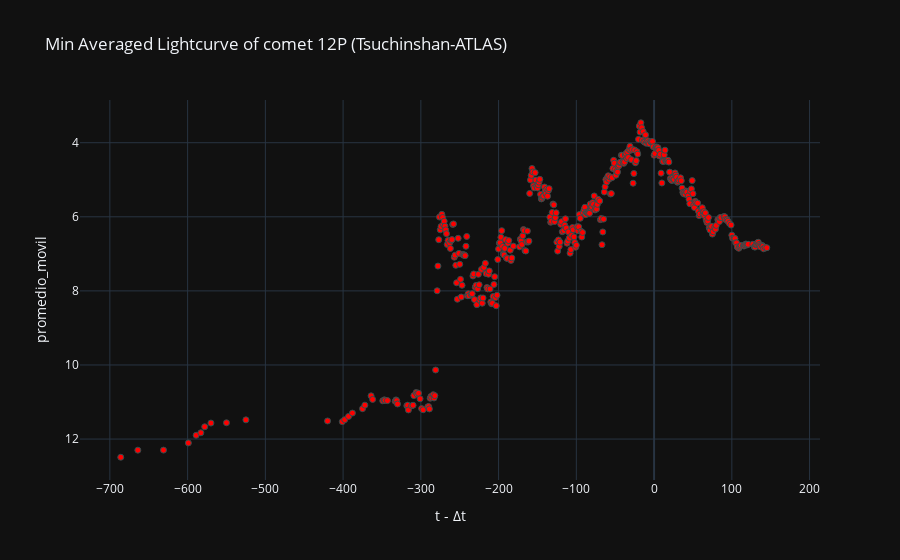

The cell this chart's notebook holds for it:
### Code cell
# Gráfica de luz interna
labels = {'delta_t':'t - Δt','magnitud_reducida':'Magnitude reduced'}
fig = px.scatter(curva_de_luz_interna_v1_df, x='delta_t', y='promedio_movil', template= 'plotly_dark', labels= labels, title=f'Min Averaged Lightcurve of comet {nombre_cometa} (Tsuchinshan-ATLAS)')
fig.update_traces(marker=dict(color='red', size=6, line=dict(width=1, color='DarkSlateGrey')))
fig.update_yaxes(autorange="reversed")
fig.show()

### Figure 1 — Plotly figure (JSON) as saved in the notebook; plotly's stock layout.template omitted (floating-point values rounded to 4 significant figures; data arrays with more than 128 entries replaced by an {"elided": "..."} marker saying what was removed)
{"data": [{"hovertemplate": "t - Δt=%{x}<br>promedio_movil=%{y}<extra></extra>", "legendgroup": "", "marker": {"color": "red", "line": {"color": "DarkSlateGrey", "width": 1}, "size": 6, "symbol": "circle"}, "mode": "markers", "name": "", "orientation": "v", "showlegend": false, "type": "scatter", "x": {"elided": "439 int values"}, "xaxis": "x", "y": {"elided": "439 float values"}, "yaxis": "y"}], "layout": {"legend": {"tracegroupgap": 0}, "title": {"text": "Min Averaged Lightcurve of comet 12P (Tsuchinshan-ATLAS)"}, "xaxis": {"anchor": "y", "domain": [0, 1], "title": {"text": "t - Δt"}}, "yaxis": {"anchor": "x", "autorange": "reversed", "domain": [0, 1], "title": {"text": "promedio_movil"}}}}
